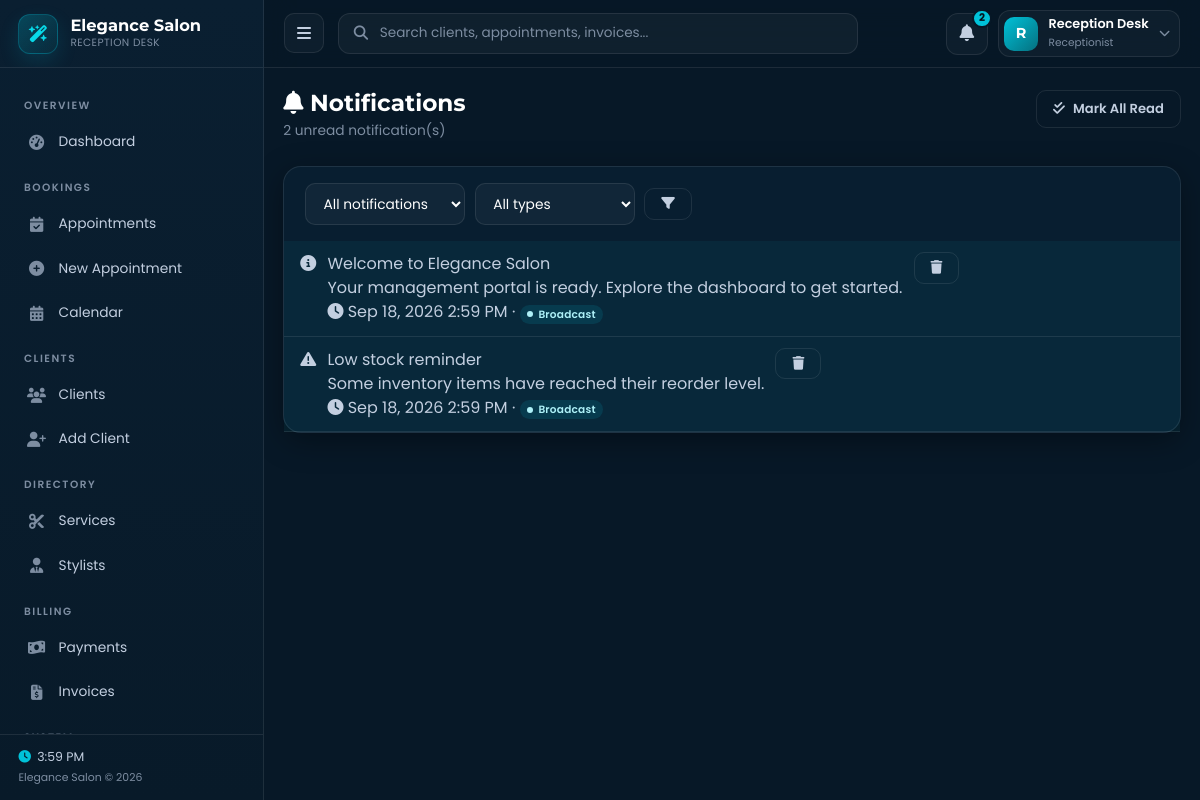
The app's page /user/notifications.php (signed in) with its own data.
### tables this page shows
CREATE TABLE `users` (
    `user_id` INT UNSIGNED NOT NULL AUTO_INCREMENT,
    `role_id` INT UNSIGNED NOT NULL,
    `first_name` VARCHAR(100) NOT NULL,
    `last_name` VARCHAR(100) NOT NULL,
    `username` VARCHAR(50) DEFAULT NULL,
    `email` VARCHAR(255) NOT NULL,
    `password` VARCHAR(255) NOT NULL,
    `phone` VARCHAR(20) DEFAULT NULL,
    `avatar` VARCHAR(500) DEFAULT NULL,
    `is_active` TINYINT(1) NOT NULL DEFAULT 1,
    `remember_token` VARCHAR(255) DEFAULT NULL,
    `remember_expires` DATETIME DEFAULT NULL,
    `last_login` TIMESTAMP NULL DEFAULT NULL,
    `created_at` TIMESTAMP NOT NULL DEFAULT CURRENT_TIMESTAMP,
    `updated_at` TIMESTAMP NOT NULL DEFAULT CURRENT_TIMESTAMP ON UPDATE CURRENT_TIMESTAMP,
    PRIMARY KEY (`user_id`),
    UNIQUE KEY `uk_user_email` (`email`),
    UNIQUE KEY `uk_user_username` (`username`),
    UNIQUE KEY `uk_user_remember_token` (`remember_token`),
    KEY `fk_users_role` (`role_id`),
    CONSTRAINT `fk_users_role` FOREIGN KEY (`role_id`) REFERENCES `roles` (`role_id`) ON DELETE RESTRICT ON UPDATE CASCADE
);

CREATE TABLE `roles` (
    `role_id` INT UNSIGNED NOT NULL AUTO_INCREMENT,
    `role_name` VARCHAR(50) NOT NULL,
    `description` VARCHAR(255) DEFAULT NULL,
    `created_at` TIMESTAMP NOT NULL DEFAULT CURRENT_TIMESTAMP,
    `updated_at` TIMESTAMP NOT NULL DEFAULT CURRENT_TIMESTAMP ON UPDATE CURRENT_TIMESTAMP,
    PRIMARY KEY (`role_id`),
    UNIQUE KEY `uk_role_name` (`role_name`)
);

CREATE TABLE `notifications` (
    `notification_id` INT UNSIGNED NOT NULL AUTO_INCREMENT,
    `user_id` INT UNSIGNED DEFAULT NULL,
    `title` VARCHAR(255) NOT NULL,
    `message` TEXT NOT NULL,
    `type` ENUM('info','success','warning','danger') NOT NULL DEFAULT 'info',
    `is_read` TINYINT(1) NOT NULL DEFAULT 0,
    `created_at` TIMESTAMP NOT NULL DEFAULT CURRENT_TIMESTAMP,
    PRIMARY KEY (`notification_id`),
    KEY `fk_notifications_user` (`user_id`),
    KEY `idx_notification_read` (`is_read`),
    CONSTRAINT `fk_notifications_user` FOREIGN KEY (`user_id`) REFERENCES `users` (`user_id`) ON DELETE CASCADE ON UPDATE CASCADE
);

### includes/auth.php (called while the page is built, shortened)
<?php
function getUserById(int $userId): ?array
{
    $db = getDBConnection();
    $stmt = $db->prepare("
        SELECT u.user_id, u.username, u.first_name, u.last_name, u.email, u.phone,
               u.avatar, u.role_id, u.is_active, u.last_login, u.created_at, u.updated_at,
               r.role_name
        FROM users u
        JOIN roles r ON r.role_id = u.role_id
        WHERE u.user_id = :id
        LIMIT 1
    ");
    $stmt->execute([':id' => $userId]);
    $user = $stmt->fetch();
    return $user ?: null;
}
function roleLabel(string $role): string
{
    switch ($role) {
        case 'receptionist': return 'Receptionist';
    }
}

### includes/functions.php (called while the page is built, shortened)
<?php
require_once __DIR__ . '/auth.php';
function sanitize($input) {
    return htmlspecialchars(trim($input), ENT_QUOTES, 'UTF-8');
}
function formatDate($date, $format = 'M d, Y') {
    return date($format, strtotime($date));
}

### user/notifications.php (the view, shortened to what this page needs)
<?php
$db = getDBConnection();
$userId = currentUserId();
$where  = ['(n.user_id = :u OR n.user_id IS NULL)'];
$params = [':u' => $userId];
$sql = "SELECT n.*, u.first_name AS actor_first, u.last_name AS actor_last
        FROM notifications n
        LEFT JOIN users u ON u.user_id = n.user_id
        WHERE " . implode(' AND ', $where) . "
        ORDER BY n.created_at DESC LIMIT 150";
$notifs = $db->prepare($sql);
$notifs->execute($params);
$countStmt = $db->prepare("SELECT COUNT(*) FROM notifications WHERE (user_id = :u OR user_id IS NULL) AND is_read = 0");
$countStmt->execute([':u' => $userId]);
$typeIcons = [
    'info' => 'fa-circle-info', 'success' => 'fa-circle-check', 'warning' => 'fa-triangle-exclamation', 'danger' => 'fa-circle-xmark',
];
?>
<?php require_once __DIR__ . '/includes/header.php'; ?>
<div class="page-header">
    <div>
        <h1 class="page-title"><i class="fas fa-bell"></i> Notifications</h1>
        <p class="page-subtitle"><?php echo $unreadCount > 0 ? $unreadCount . ' unread notification(s)' : 'You are all caught up.'; ?></p>
    </div>
    <div class="page-head-right">
        <form method="post" action="" style="display:inline">
            <button type="submit" class="btn-user btn-outline"><i class="fas fa-check-double"></i> Mark All Read</button>
        </form>
    </div>
</div>
<div class="panel">
    <form method="get" action="" class="filter-bar" style="padding:1rem 1.3rem;margin:0">
        <select name="filter" class="form-control-salon">
            <option value="">All notifications</option>
        </select>
        <select name="type" class="form-control-salon">
            <option value="">All types</option>
        </select>
        <button type="submit" class="btn-user btn-outline"><i class="fas fa-filter"></i></button>
    </form>
    <div class="notif-list">
        <?php if ($notifs->rowCount() === 0): ?>
        <div class="empty-block">
            <i class="fas fa-bell-slash"></i>
            <h6>No notifications</h6>
            <p>Notifications about appointments, payments and system events will appear here.</p>
        </div>
        <?php else: ?>
        <?php foreach ($notifs as $n): ?>
        <div class="notif-item<?php echo (int)$n['is_read'] === 0 ? ' unread' : ''; ?>">
            <span class="notif-icon <?php echo $n['type']; ?>"><i class="fas <?php echo $typeIcons[$n['type']] ?? 'fa-circle-info'; ?>"></i></span>
            <div class="notif-body">
                <div class="notif-title"><?php echo sanitize($n['title']); ?></div>
                <div class="notif-msg"><?php echo sanitize($n['message']); ?></div>
                <div class="notif-time">
                    <i class="fas fa-clock"></i> <?php echo formatDate($n['created_at'], 'M d, Y g:i A'); ?>
                    <?php if ($n['user_id'] === null): ?> &middot; <span class="status-badge info" style="padding:.1rem .45rem;font-size:.66rem">Broadcast</span><?php endif; ?>
                </div>
            </div>
            <div class="notif-actions">
                <a href="<?php echo SITE_URL; ?>/user/notifications.php?delete=<?php echo (int)$n['notification_id']; ?>" class="btn-user btn-outline btn-sm" title="Delete" data-confirm="Delete this notification?"><i class="fas fa-trash"></i></a>
            </div>
        </div>
        <?php endforeach; ?>
        <?php endif; ?>
    </div>
</div>
<?php require_once __DIR__ . '/includes/footer.php'; ?>

### user/includes/header.php (shortened to what this page needs)
<?php
require_once __DIR__ . '/../../includes/functions.php';
$receptionist = getUserById(currentUserId());
$userName      = trim($receptionist['first_name'] . ' ' . $receptionist['last_name']) ?: 'Receptionist';
$userRoleLabel = roleLabel($receptionist['role_name']);
$userInitial   = strtoupper(mb_substr(trim($receptionist['first_name']), 0, 1)) ?: 'R';
$unreadCount = 0;
try {
    $db = getDBConnection();
    $stmt = $db->prepare("SELECT COUNT(*) AS c FROM notifications WHERE is_read = 0 AND (user_id = :uid OR user_id IS NULL)");
    $stmt->execute([':uid' => $receptionist['user_id']]);
    $unreadCount = (int)$stmt->fetch()['c'];
} catch (PDOException $e) {
    $latestNotifications = [];
}
?>
<!DOCTYPE html>
<html lang="en">
<head>
    <link href="https://cdn.jsdelivr.net/npm/bootstrap@5.3.2/dist/css/bootstrap.min.css" rel="stylesheet">
    <link rel="stylesheet" href="https://cdnjs.cloudflare.com/ajax/libs/font-awesome/6.5.1/css/all.min.css">
    <link rel="stylesheet" href="<?php echo SITE_URL; ?>/user/assets/css/user.css">
</head>
<body class="user-body">
<div class="user-layout">
    <?php require_once __DIR__ . '/sidebar.php'; ?>
    <div class="user-main">
        <header class="user-topbar">
            <div class="topbar-left">
                <button class="topbar-toggle" data-user-toggle aria-label="Toggle sidebar">
                    <i class="fas fa-bars"></i>
                </button>
                <div class="topbar-search" id="globalSearchBox">
                    <i class="fas fa-magnifying-glass"></i>
                    <input type="text" id="globalSearchInput" placeholder="Search clients, appointments, invoices..."
                           autocomplete="off" aria-label="Global search">
                </div>
            </div>
            <div class="topbar-right">
                <div class="dropdown">
                    <button class="topbar-icon-btn" data-bs-toggle="dropdown" aria-expanded="false" aria-label="Notifications">
                        <i class="fas fa-bell"></i>
                        <?php if ($unreadCount > 0): ?>
                        <span class="notif-dot" id="notifDotTop"><?php echo min($unreadCount, 99); ?></span>
                        <?php endif; ?>
                    </button>
                </div>
                <div class="dropdown">
                    <button class="profile-btn" data-bs-toggle="dropdown" aria-expanded="false">
                        <span class="profile-avatar"><?php echo $userInitial; ?></span>
                        <span class="profile-meta">
                            <b><?php echo sanitize($userName); ?></b>
                            <span><?php echo sanitize($userRoleLabel); ?></span>
                        </span>
                        <i class="fas fa-chevron-down"></i>
                    </button>
                </div>
            </div>
        </header>
        <main class="user-content">

### records on screen
users: first_name "R", userName "Reception Desk", role.role_name "Receptionist"
notifications: title "Welcome to Elegance Salon", message "Your management portal is ready. Explore the dashboard to get started.", created_at "Sep 18, 2026 2:59 PM", shows "Broadcast"
notifications: title "Low stock reminder", message "Some inventory items have reached their reorder level.", created_at "Sep 18, 2026 2:59 PM", shows "Broadcast"

### other values on screen
$groupLabel "OVERVIEW"
$item['label'] "Dashboard"
$groupLabel "BOOKINGS"
$item['label'] "Appointments"
$item['label'] "New Appointment"
$item['label'] "Calendar"
$groupLabel "CLIENTS"
$item['label'] "Clients"
$item['label'] "Add Client"
$groupLabel "DIRECTORY"
$item['label'] "Services"
$item['label'] "Stylists"
$groupLabel "BILLING"
$item['label'] "Payments"
$item['label'] "Invoices"
